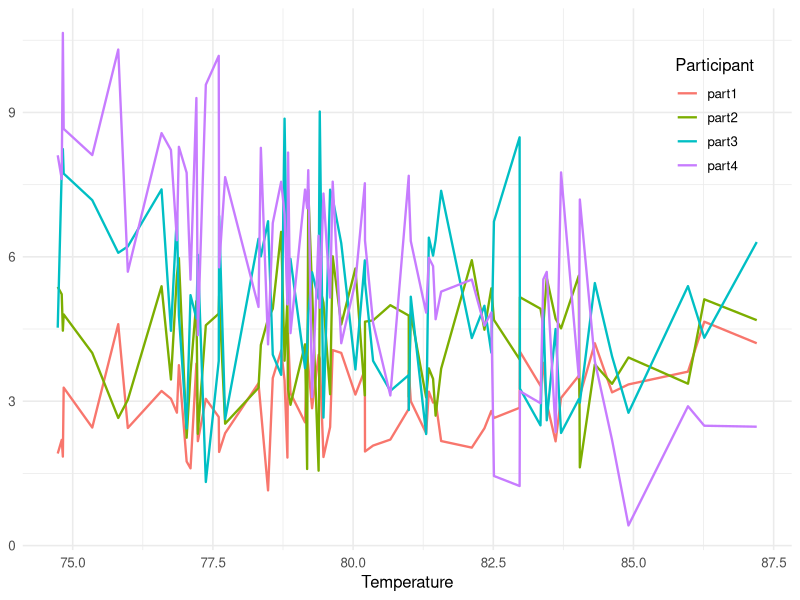
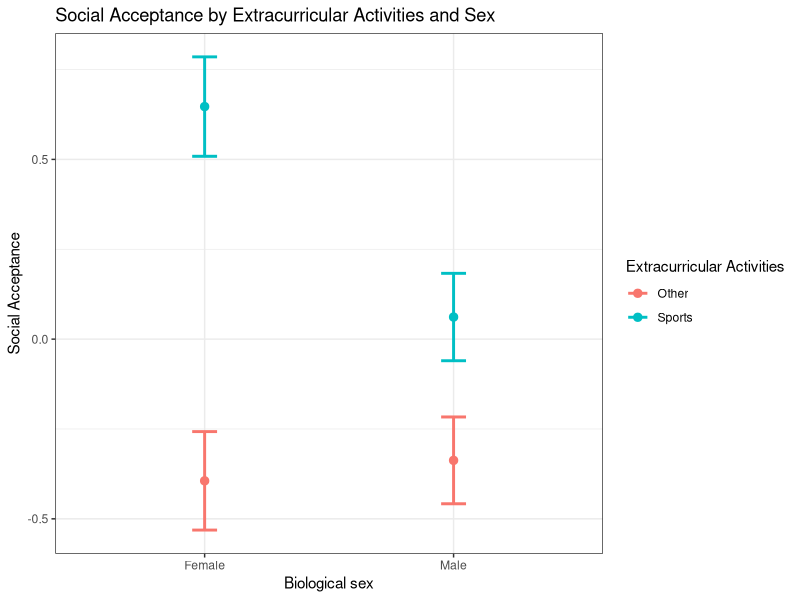

Here is the R script that generated these plots, in order:

# Final exam --------------------------------------------------------------


# Packages ----------------------------------------------------------------

library(dplyr)
library(readr)
library(ggplot2)
library(car)

# Question 1 --------------------------------------------------------------

tempmood <- readr::read_csv("23-Fall/psc204-fq23/final_exam/tempmood.csv")
head(tempmood)

## A ----

temp_long <- tempmood |> 
  tidyr::pivot_longer(cols = c(part1:part4),
                      names_to = "participant",
                      values_to = "mood") 

ggplot(data = temp_long, aes(x = temp, y = mood, color = participant)) +
  geom_line(linewidth = 0.8) +
  theme_minimal(12) +
  labs(x = "Temperature", colour = "Participant") +
  theme(axis.title.y=element_blank(),
        #axis.text.y=element_blank(), 
        axis.ticks.y=element_blank(),
        axis.line.y = element_blank(),
        legend.position = c(.9,.8))

## B ----

psych::describe(tempmood)

## C ----

## D ----

cor.test(temp_long$temp, temp_long$mood)

## E ----

summary(lm(mood ~ temp, data = temp_long))
  
## F ----

# Participant 1
summary(lm(part1 ~ temp, data = tempmood))

# Participant 2
summary(lm(part2 ~ temp, data = tempmood))
  
# Participant 3
summary(lm(part3 ~ temp, data = tempmood))

# Participant 4
summary(lm(part4 ~ temp, data = tempmood))

## G ----

tempmood |> 
  dplyr::mutate(
    dplyr::across(
      dplyr::everything(),
      ~(scale(.) %>% as.vector)
    )
  ) |> 
  tidyr::pivot_longer(cols = c(part1:part4),
                      names_to = "participant",
                      values_to = "mood") |> 
  tidyr::nest(data = -participant) |> 
  dplyr::mutate(
    fit = purrr::map(data, ~lm(mood ~ temp, data=.) |> broom::tidy())
  ) |> 
  tidyr::unnest(fit)

# Question 3 --------------------------------------------------------------

social <- readr::read_csv("23-Fall/psc204-fq23/final_exam/socialacceptance.csv")
head(social)

## B ----

aov_social <- aov(psa ~ sports + female + sports:female, data = social)
Anova(aov_social, type=2)

# Simple effects

# Males
Anova(aov(psa ~ sports, data = dplyr::filter(social, female == 0)))

# Females
Anova(aov(psa ~ sports, data = dplyr::filter(social, female == 1)))

# Other activities
Anova(aov(psa ~ female, data = dplyr::filter(social, sports == 0)))

# Sports
Anova(aov(psa ~ female, data = dplyr::filter(social, sports == 1)))

## Plot

graph_data <- social |> 
  dplyr::with_groups(c(female, sports), summarise,
                     mean = mean(psa, na.rm=TRUE),
                     sd = sd(psa, na.rm=TRUE),
                     N = length(psa),
                     se = sd / sqrt(N)) |> 
  dplyr::mutate(female = ifelse(female == 0, "Male", "Female"),
                sports = ifelse(sports == 0, "Other", "Sports"))

ggplot(data = graph_data, 
       aes(x = female, y = mean, color = sports)) + 
  geom_point(size=2.5) +
  #geom_bar(stat="identity", color = "black", position = position_dodge()) + 
  geom_errorbar(width = .1, size=1,
                aes(ymin = mean - se, ymax = mean + se),
                #position = position_dodge(.9)
                ) + 
  theme_bw() + 
  labs(y = "Social Acceptance", 
       color = "Extracurricular Activities",
       x = "Biological sex", 
       title = "Social Acceptance by Extracurricular Activities and Sex")
